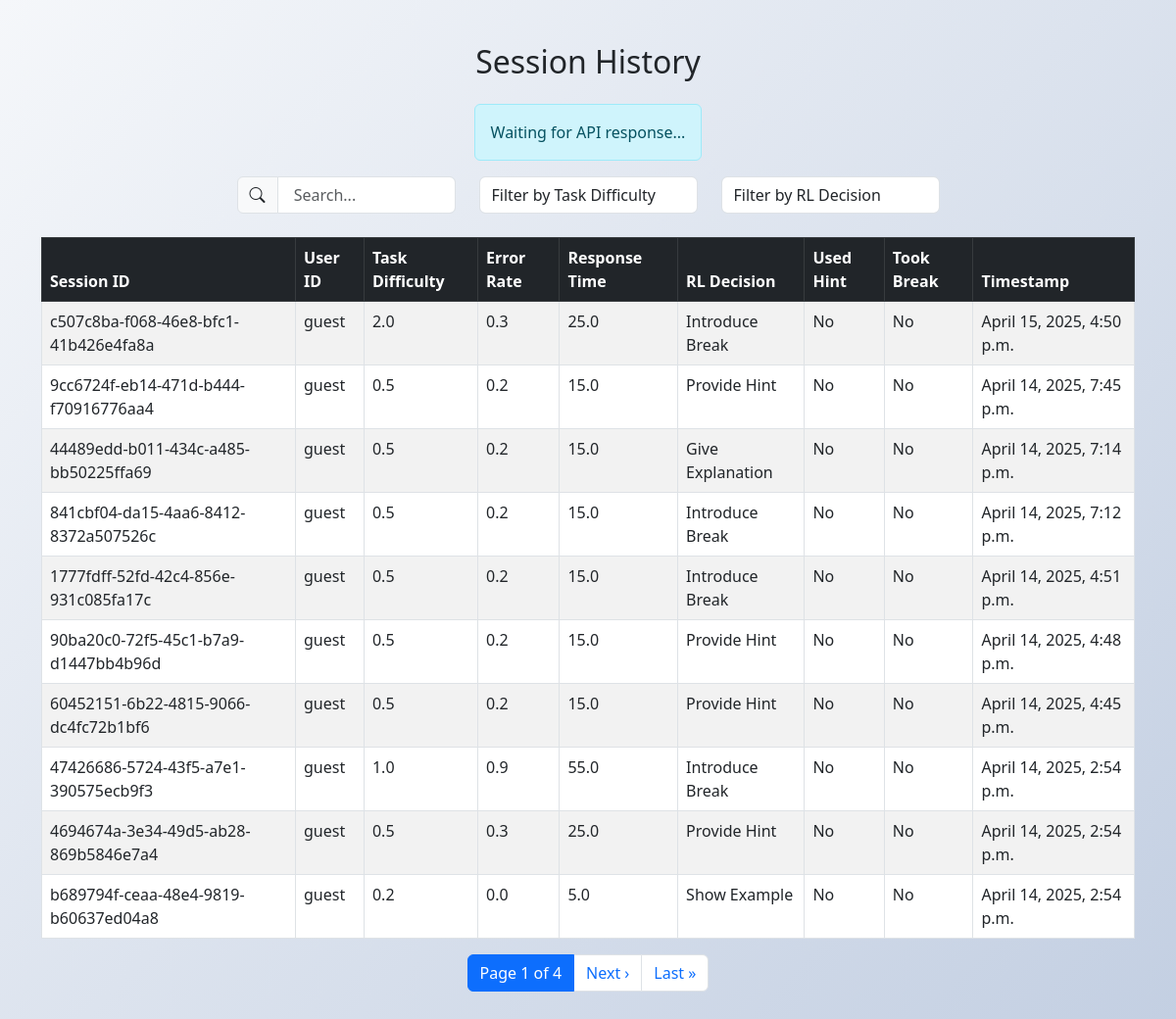
/api/session_history/, run on the app's committed database.
### tutor_ai/models.py (models this page shows, shortened)
class TutoringSession(models.Model):
    session_id = models.UUIDField(default=uuid.uuid4, primary_key=True, editable=False, unique=True)
    user_id = models.CharField(max_length=100, default="guest")
    task_difficulty = models.FloatField()
    error_rate = models.FloatField()
    response_time = models.FloatField()
    rl_decision = models.CharField(max_length=50)
    model_confidence = models.FloatField(default=1.0)
    timestamp = models.DateTimeField(auto_now_add=True)
    used_hint= models.BooleanField(default=False)
    took_break = models.BooleanField(default=False)
    timestamp = models.DateTimeField(auto_now_add=True)

### tutor_ai/views.py (the view)
# urls.py: path("session_history/", session_history, name="session_history"),
def session_history(request):
    user_id = request.GET.get("user_id", None)
    sessions = TutoringSession.objects.filter(user_id=user_id).order_by("-timestamp") if user_id else TutoringSession.objects.all().order_by("-timestamp")
    paginator = Paginator(sessions, 10)
    page_number = request.GET.get("page")
    page_obj = paginator.get_page(page_number)
    return render(request, "session_history.html", {
        "page_obj": page_obj,
        "user_id": user_id,
        "message": "No session history found." if not page_obj.object_list else "",
    })

### tutor_ai/templates/session_history.html (shortened to what this page needs)
<!DOCTYPE html>
<html lang="en">
<head>
    {% load static %}
    <link rel="stylesheet" type="text/css" href="{% static 'css/styles.css' %}">
    <link rel="stylesheet" href="https://cdn.jsdelivr.net/npm/bootstrap@5.3.0/dist/css/bootstrap.min.css">
    <link rel="stylesheet" href="https://cdn.jsdelivr.net/npm/bootstrap-icons/font/bootstrap-icons.css">
</head>
<body class="container mt-4">
    <h2 class="text-center mb-4">Session History</h2>
    <div id="apiResponse" class="alert alert-info text-center">Waiting for API response...</div>
    <div class="row mb-4">
        <div class="col-md-4">
            <div class="input-group">
                <span class="input-group-text"><i class="bi bi-search"></i></span>
                <input type="text" id="searchInput" class="form-control" placeholder=" Search...">
            </div>
        </div>
        <div class="col-md-4">
            <select id="taskDifficultyFilter" class="form-control">
                <option value="">Filter by Task Difficulty</option>
            </select>
        </div>
        <div class="col-md-4">
            <select id="decisionFilter" class="form-control">
                <option value="">Filter by RL Decision</option>
            </select>
        </div>
    </div>
    <table class="table table-bordered table-striped" id="sessionTable">
        <thead class="table-dark">
            <tr>
                <th>Session ID</th>
                <th>User ID</th>
                <th>Task Difficulty</th>
                <th>Error Rate</th>
                <th>Response Time</th>
                <th>RL Decision</th>
                <th>Used Hint</th>
                <th>Took Break</th>
                <th>Timestamp</th>
            </tr>
        </thead>
        <tbody>
            {% for session in page_obj.object_list %}
            <tr>
                <td>{{ session.session_id }}</td>
                <td>{{ session.user_id }}</td>
                <td>{{ session.task_difficulty }}</td>
                <td>{{ session.error_rate }}</td>
                <td>{{ session.response_time }}</td>
                <td>{{ session.rl_decision }}</td>
                <td>{{ session.used_hint|yesno:"Yes,No" }}</td>
                <td>{{ session.took_break|yesno:"Yes,No" }}</td>
                <td>{{ session.timestamp }}</td>
            </tr>
            {% empty %}
            <tr>
                <td colspan="9" class="text-center">No sessions found.</td>
            </tr>
            {% endfor %}
        </tbody>
    </table>
    {% if page_obj.paginator.num_pages > 1 %}
    <nav aria-label="Session history pagination">
        <ul class="pagination justify-content-center">
            <li class="page-item active">
                <span class="page-link">Page {{ page_obj.number }} of {{ page_obj.paginator.num_pages }}</span>
            </li>
            {% if page_obj.has_next %}
                <li class="page-item"><a class="page-link" href="?page={{ page_obj.next_page_number }}">Next ›</a></li>
                <li class="page-item"><a class="page-link" href="?page={{ page_obj.paginator.num_pages }}">Last »</a></li>
            {% endif %}
        </ul>
    </nav>
    {% endif %}
</body>
</html>

### static/css/styles.css (style rules this page uses)
* { margin: 0; padding: 0; box-sizing: border-box; }
body { font-family: 'Arial', sans-serif; background: linear-gradient(135deg, #f5f7fa, #c3cfe2); color: #333; min-height: 100vh; padding: 20px; display: flex; flex-direction: column; align-items: center; overflow-x: hidden; }
h2 { color: #333; font-weight: bold; }

### data on the page
TutoringSession: session_id "c507c8ba-f068-46e8-bfc1-41b426e4fa8a", user_id "guest", task_difficulty "2.0", error_rate "0.3", response_time "25.0", rl_decision "Introduce Break", used_hint "No", took_break "No", timestamp "April 15, 2025, 4:50 p.m."
TutoringSession: session_id "9cc6724f-eb14-471d-b444-f70916776aa4", user_id "guest", task_difficulty "0.5", error_rate "0.2", response_time "15.0", rl_decision "Provide Hint", used_hint "No", took_break "No", timestamp "April 14, 2025, 7:45 p.m."
TutoringSession: session_id "44489edd-b011-434c-a485-bb50225ffa69", user_id "guest", task_difficulty "0.5", error_rate "0.2", response_time "15.0", rl_decision "Give Explanation", used_hint "No", took_break "No", timestamp "April 14, 2025, 7:14 p.m."
TutoringSession: session_id "841cbf04-da15-4aa6-8412-8372a507526c", user_id "guest", task_difficulty "0.5", error_rate "0.2", response_time "15.0", rl_decision "Introduce Break", used_hint "No", took_break "No", timestamp "April 14, 2025, 7:12 p.m."
TutoringSession: session_id "1777fdff-52fd-42c4-856e-931c085fa17c", user_id "guest", task_difficulty "0.5", error_rate "0.2", response_time "15.0", rl_decision "Introduce Break", used_hint "No", took_break "No", timestamp "April 14, 2025, 4:51 p.m."
TutoringSession: session_id "90ba20c0-72f5-45c1-b7a9-d1447bb4b96d", user_id "guest", task_difficulty "0.5", error_rate "0.2", response_time "15.0", rl_decision "Provide Hint", used_hint "No", took_break "No", timestamp "April 14, 2025, 4:48 p.m."
TutoringSession: session_id "60452151-6b22-4815-9066-dc4fc72b1bf6", user_id "guest", task_difficulty "0.5", error_rate "0.2", response_time "15.0", rl_decision "Provide Hint", used_hint "No", took_break "No", timestamp "April 14, 2025, 4:45 p.m."
TutoringSession: session_id "47426686-5724-43f5-a7e1-390575ecb9f3", user_id "guest", task_difficulty "1.0", error_rate "0.9", response_time "55.0", rl_decision "Introduce Break", used_hint "No", took_break "No", timestamp "April 14, 2025, 2:54 p.m."
TutoringSession: session_id "4694674a-3e34-49d5-ab28-869b5846e7a4", user_id "guest", task_difficulty "0.5", error_rate "0.3", response_time "25.0", rl_decision "Provide Hint", used_hint "No", took_break "No", timestamp "April 14, 2025, 2:54 p.m."
TutoringSession: session_id "b689794f-ceaa-48e4-9819-b60637ed04a8", user_id "guest", task_difficulty "0.2", error_rate "0.0", response_time "5.0", rl_decision "Show Example", used_hint "No", took_break "No", timestamp "April 14, 2025, 2:54 p.m."

### other printed values
{{ page_obj.number }} "1"
{{ page_obj.paginator.num_pages }} "4"
